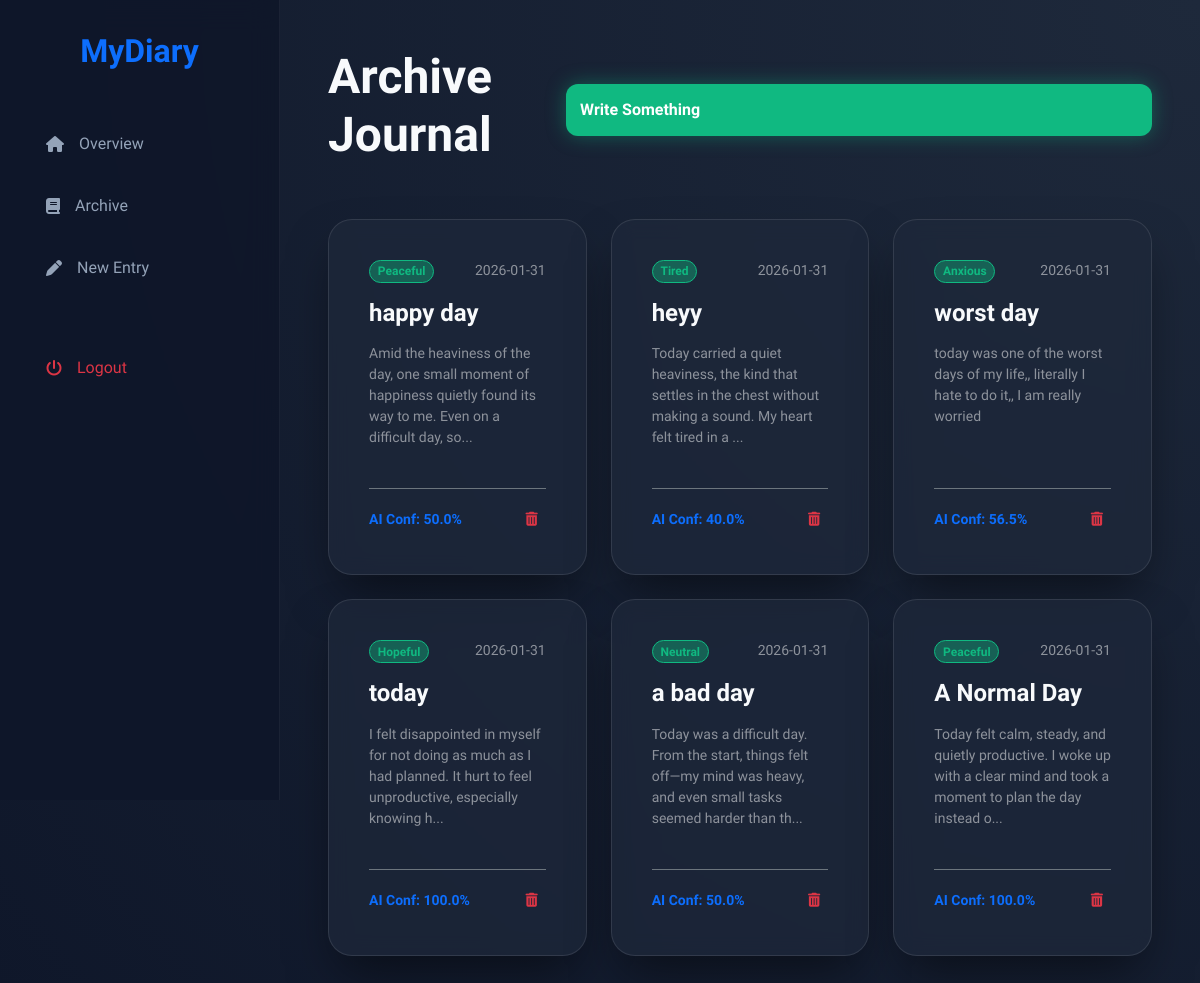
The app's page /entries (signed in) with its own data.
### tables this page shows
CREATE TABLE entries (
            id INTEGER PRIMARY KEY AUTOINCREMENT,
            user_id INTEGER,
            title TEXT NOT NULL,
            content TEXT NOT NULL,
            primary_mood TEXT,
            confidence REAL,
            entry_date DATETIME DEFAULT CURRENT_TIMESTAMP,
            FOREIGN KEY (user_id) REFERENCES users(id)
        );

### app.py (the view)
@app.route("/entries")
def entries():
    if not session.get("user_id"): return redirect("/login")
    rows = db_execute("SELECT * FROM entries WHERE user_id = ? ORDER BY entry_date DESC", session["user_id"])
    return render_template("entries.html", entries=rows)

### app.py (called while the page is built)
def db_execute(query, *args):
    with sqlite3.connect("diary.db") as conn:
        conn.row_factory = sqlite3.Row  # Allows accessing columns by name like a dictionary
        db = conn.cursor()
        db.execute(query, args)
        if query.strip().upper().startswith("SELECT"):
            return [dict(row) for row in db.fetchall()]
        conn.commit()
        return db.lastrowid

### templates/entries.html (shortened to what this page needs)
{% extends "layout.html" %}
{% block main %}
<div class="animate__animated animate__fadeIn">
    <div class="d-flex justify-content-between align-items-center mb-5">
        <h1 class="fw-bold display-5">Archive Journal</h1>
        <a href="/write" class="btn-neon text-decoration-none">Write Something</a>
    </div>
    {% if entries %}
    <div class="row g-4">
        {% for entry in entries %}
        <div class="col-md-6 col-xl-4">
            <div class="glass-card h-100 d-flex flex-column" style="cursor: pointer;"
                 data-bs-toggle="modal" data-bs-target="#modal{{ entry.id }}">
                <div class="d-flex justify-content-between align-items-start mb-3">
                    <span class="badge rounded-pill" style="background: var(--primary-glow); color: var(--primary); border: 1px solid var(--primary);">
                        {{ entry.primary_mood }}
                    </span>
                    <small class="text-white-50">{{ entry.entry_date.split(' ')[0] }}</small>
                </div>
                <h4 class="fw-bold mb-3 text-truncate">{{ entry.title }}</h4>
                <p class="text-white-50 small flex-grow-1">
                    {{ entry.content[:120] }}{% if entry.content|length > 120 %}...{% endif %}
                </p>
                <div class="mt-4 pt-3 border-top border-secondary d-flex justify-content-between align-items-center">
                    <span class="small fw-bold text-primary">AI Conf: {{ entry.confidence }}%</span>
                    <form action="/delete/{{ entry.id }}" method="post" onclick="event.stopPropagation();">
                        <button type="submit" class="btn btn-sm btn-outline-danger border-0"
                                onclick="return confirm('Archive this thought permanently?')">
                            <i class="fas fa-trash-alt"></i>
                        </button>
                    </form>
                </div>
            </div>
        </div>
        {% endfor %}
    </div>
    {% else %}
    <div class="glass-card text-center py-5">
        <i class="fas fa-box-open fa-3x text-white-50 mb-3"></i>
        <h3>No data in this sector</h3>
        <p class="text-white-50">Your journal history is currently empty.</p>
    </div>
    {% endif %}
</div>
{% endblock %}

### templates/layout.html (shortened to what this page needs)
<!DOCTYPE html>
<html lang="en">
<head>
    <link rel="stylesheet" href="https://cdnjs.cloudflare.com/ajax/libs/font-awesome/6.4.0/css/all.min.css">
    <link rel="stylesheet" href="https://cdn.jsdelivr.net/npm/bootstrap@5.3.0/dist/css/bootstrap.min.css">
    <link rel="stylesheet" href="{{ url_for('static', filename='styles.css') }}">
</head>
<body class="{% if not session.user_id %}auth-screen{% endif %}">
    {% if session.user_id %}
    <aside class="sidebar">
        <div class="mb-5 text-center"><h2 class="text-primary fw-bold">MyDiary</h2></div>
        <nav>
            <a href="/" class="nav-link"><i class="fas fa-home"></i> Overview</a>
            <a href="/entries" class="nav-link"><i class="fas fa-book"></i> Archive</a>
            <a href="/write" class="nav-link"><i class="fas fa-pen"></i> New Entry</a>
            <a href="/logout" class="nav-link mt-5 text-danger"><i class="fas fa-power-off"></i> Logout</a>
        </nav>
    </aside>
    <main class="main-view">
        {% block main %}{% endblock %}
    </main>
    {% else %}
        {% block auth %}{% endblock %}
    {% endif %}
</body>
</html>

### static/styles.css (style rules this page uses)
:root { --primary: #10b981; --primary-glow: rgba(16, 185, 129, 0.4); --bg: #0f172a; --card: rgba(30, 41, 59, 0.7); --text: #f8fafc; }
body { background: radial-gradient(circle at top right, #1e293b, #0f172a); color: var(--text); font-family: 'Plus Jakarta Sans', sans-serif; margin: 0; min-height: 100vh; }
.sidebar { width: 280px; background: rgba(15, 23, 42, 0.9); backdrop-filter: blur(15px); border-right: 1px solid rgba(255,255,255,0.05); padding: 2rem; position: fixed; height: 100vh; }
.nav-link { display: flex; align-items: center; gap: 15px; color: #94a3b8; text-decoration: none; padding: 14px; border-radius: 12px; margin-bottom: 10px; transition: 0.3s; }
.main-view { margin-left: 280px; padding: 3rem; }
.glass-card { background: var(--card); backdrop-filter: blur(10px); border: 1px solid rgba(255,255,255,0.1); border-radius: 24px; padding: 2.5rem; width: 100%; max-width: 450px; box-shadow: 0 25px 50px -12px rgba(0, 0, 0, 0.5); }
.btn-neon { background: var(--primary); color: white; border: none; padding: 14px; border-radius: 12px; font-weight: 700; width: 100%; cursor: pointer; box-shadow: 0 0 20px var(--primary-glow); transition: 0.3s; }

### records on screen
entries: primary_mood "Peaceful", entry_date "2026-01-31", title "happy day", content "Amid the heaviness of the day, one small moment of happiness quietly found its way to me. Even on a difficult day, so", confidence "50.0"
entries: primary_mood "Tired", entry_date "2026-01-31", title "heyy", content "Today carried a quiet heaviness, the kind that settles in the chest without making a sound. My heart felt tired in a", confidence "40.0"
entries: primary_mood "Anxious", entry_date "2026-01-31", title "worst day", content "today was one of the worst days of my life,, literally I hate to do it,, I am really worried", confidence "56.5"
entries: primary_mood "Hopeful", entry_date "2026-01-31", title "today", content "I felt disappointed in myself for not doing as much as I had planned. It hurt to feel unproductive, especially knowing h", confidence "100.0"
entries: primary_mood "Neutral", entry_date "2026-01-31", title "a bad day", content "Today was a difficult day. From the start, things felt off—my mind was heavy, and even small tasks seemed harder than th", confidence "50.0"
entries: primary_mood "Peaceful", entry_date "2026-01-31", title "A Normal Day", content "Today felt calm, steady, and quietly productive. I woke up with a clear mind and took a moment to plan the day instead o", confidence "100.0"
